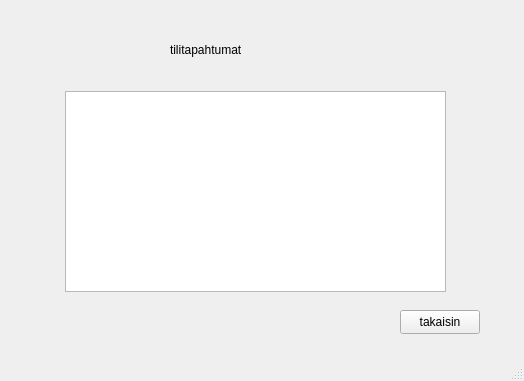
<?xml version="1.0" encoding="UTF-8"?>
<ui version="4.0">
 <class>MainWindow</class>
 <widget class="QMainWindow" name="MainWindow">
  <property name="geometry">
   <rect>
    <x>0</x>
    <y>0</y>
    <width>524</width>
    <height>381</height>
   </rect>
  </property>
  <property name="windowTitle">
   <string>MainWindow</string>
  </property>
  <widget class="QWidget" name="centralwidget">
   <widget class="QStackedWidget" name="stackedWidget">
    <property name="geometry">
     <rect>
      <x>0</x>
      <y>0</y>
      <width>521</width>
      <height>341</height>
     </rect>
    </property>
    <property name="currentIndex">
     <number>3</number>
    </property>
    <widget class="QWidget" name="startPage">
     <widget class="QPushButton" name="pushButton">
      <property name="geometry">
       <rect>
        <x>60</x>
        <y>40</y>
        <width>80</width>
        <height>24</height>
       </rect>
      </property>
      <property name="text">
       <string>enter pin</string>
      </property>
     </widget>
     <widget class="QLineEdit" name="cardNumLineEdit">
      <property name="geometry">
       <rect>
        <x>250</x>
        <y>50</y>
        <width>113</width>
        <height>24</height>
       </rect>
      </property>
     </widget>
    </widget>
    <widget class="QWidget" name="menuPage">
     <widget class="QPushButton" name="goToNostaPage">
      <property name="geometry">
       <rect>
        <x>320</x>
        <y>100</y>
        <width>80</width>
        <height>24</height>
       </rect>
      </property>
      <property name="text">
       <string>nosta rahaa</string>
      </property>
     </widget>
     <widget class="QPushButton" name="goToTiliTapahtumatPage">
      <property name="geometry">
       <rect>
        <x>89</x>
        <y>100</y>
        <width>101</width>
        <height>24</height>
       </rect>
      </property>
      <property name="text">
       <string>tili tapahtumat</string>
      </property>
     </widget>
    </widget>
    <widget class="QWidget" name="nostoPage">
     <widget class="QPushButton" name="nosta20">
      <property name="geometry">
       <rect>
        <x>90</x>
        <y>130</y>
        <width>80</width>
        <height>24</height>
       </rect>
      </property>
      <property name="text">
       <string>20</string>
      </property>
     </widget>
     <widget class="QPushButton" name="nosta40">
      <property name="geometry">
       <rect>
        <x>90</x>
        <y>170</y>
        <width>80</width>
        <height>24</height>
       </rect>
      </property>
      <property name="text">
       <string>40</string>
      </property>
     </widget>
     <widget class="QPushButton" name="nosta50">
      <property name="geometry">
       <rect>
        <x>260</x>
        <y>130</y>
        <width>80</width>
        <height>24</height>
       </rect>
      </property>
      <property name="text">
       <string>50</string>
      </property>
     </widget>
     <widget class="QPushButton" name="nosta100">
      <property name="geometry">
       <rect>
        <x>260</x>
        <y>170</y>
        <width>80</width>
        <height>24</height>
       </rect>
      </property>
      <property name="text">
       <string>100</string>
      </property>
     </widget>
     <widget class="QLineEdit" name="saldoLine">
      <property name="geometry">
       <rect>
        <x>340</x>
        <y>40</y>
        <width>113</width>
        <height>24</height>
       </rect>
      </property>
      <property name="font">
       <font>
        <pointsize>15</pointsize>
       </font>
      </property>
      <property name="readOnly">
       <bool>true</bool>
      </property>
      <property name="clearButtonEnabled">
       <bool>false</bool>
      </property>
     </widget>
     <widget class="QLabel" name="label">
      <property name="geometry">
       <rect>
        <x>270</x>
        <y>40</y>
        <width>61</width>
        <height>21</height>
       </rect>
      </property>
      <property name="font">
       <font>
        <pointsize>15</pointsize>
       </font>
      </property>
      <property name="text">
       <string>saldo</string>
      </property>
     </widget>
     <widget class="QPushButton" name="testi">
      <property name="geometry">
       <rect>
        <x>90</x>
        <y>270</y>
        <width>121</width>
        <height>24</height>
       </rect>
      </property>
      <property name="text">
       <string>testi päivitä saldo</string>
      </property>
     </widget>
     <widget class="QPushButton" name="menuButton1">
      <property name="geometry">
       <rect>
        <x>320</x>
        <y>270</y>
        <width>80</width>
        <height>24</height>
       </rect>
      </property>
      <property name="text">
       <string>takaisin</string>
      </property>
     </widget>
     <widget class="QLabel" name="label_3">
      <property name="geometry">
       <rect>
        <x>190</x>
        <y>100</y>
        <width>49</width>
        <height>16</height>
       </rect>
      </property>
      <property name="text">
       <string>nosto</string>
      </property>
     </widget>
    </widget>
    <widget class="QWidget" name="tiliTapahtumatPage">
     <widget class="QListView" name="listView">
      <property name="geometry">
       <rect>
        <x>65</x>
        <y>91</y>
        <width>381</width>
        <height>201</height>
       </rect>
      </property>
     </widget>
     <widget class="QLabel" name="label_2">
      <property name="geometry">
       <rect>
        <x>170</x>
        <y>40</y>
        <width>151</width>
        <height>20</height>
       </rect>
      </property>
      <property name="text">
       <string>tilitapahtumat</string>
      </property>
     </widget>
     <widget class="QPushButton" name="menuButton2">
      <property name="geometry">
       <rect>
        <x>400</x>
        <y>310</y>
        <width>80</width>
        <height>24</height>
       </rect>
      </property>
      <property name="text">
       <string>takaisin</string>
      </property>
     </widget>
    </widget>
   </widget>
  </widget>
  <widget class="QMenuBar" name="menubar">
   <property name="geometry">
    <rect>
     <x>0</x>
     <y>0</y>
     <width>524</width>
     <height>25</height>
    </rect>
   </property>
  </widget>
  <widget class="QStatusBar" name="statusbar"/>
 </widget>
 <resources/>
 <connections/>
</ui>
